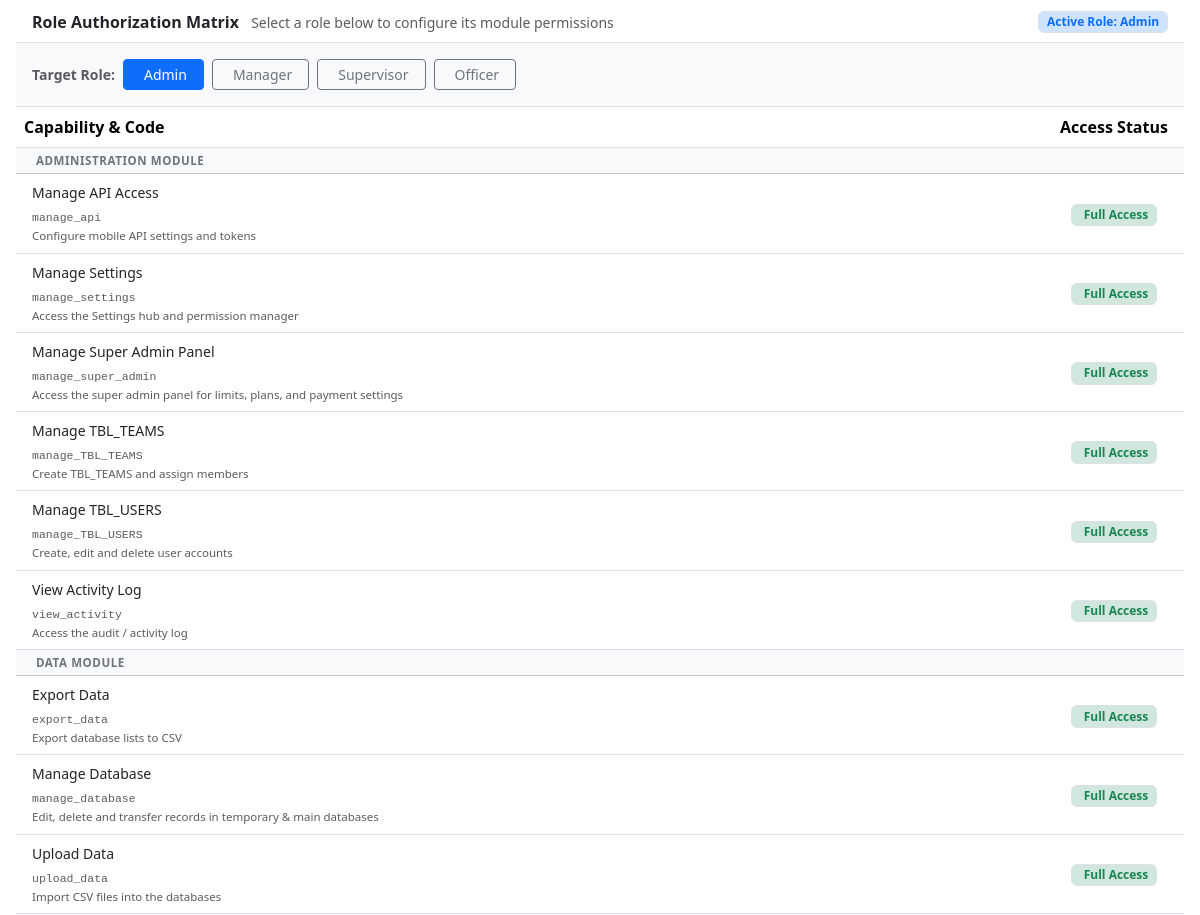
The app's page /modules/settings/permissions_manager.php (signed in, middle part), older data.
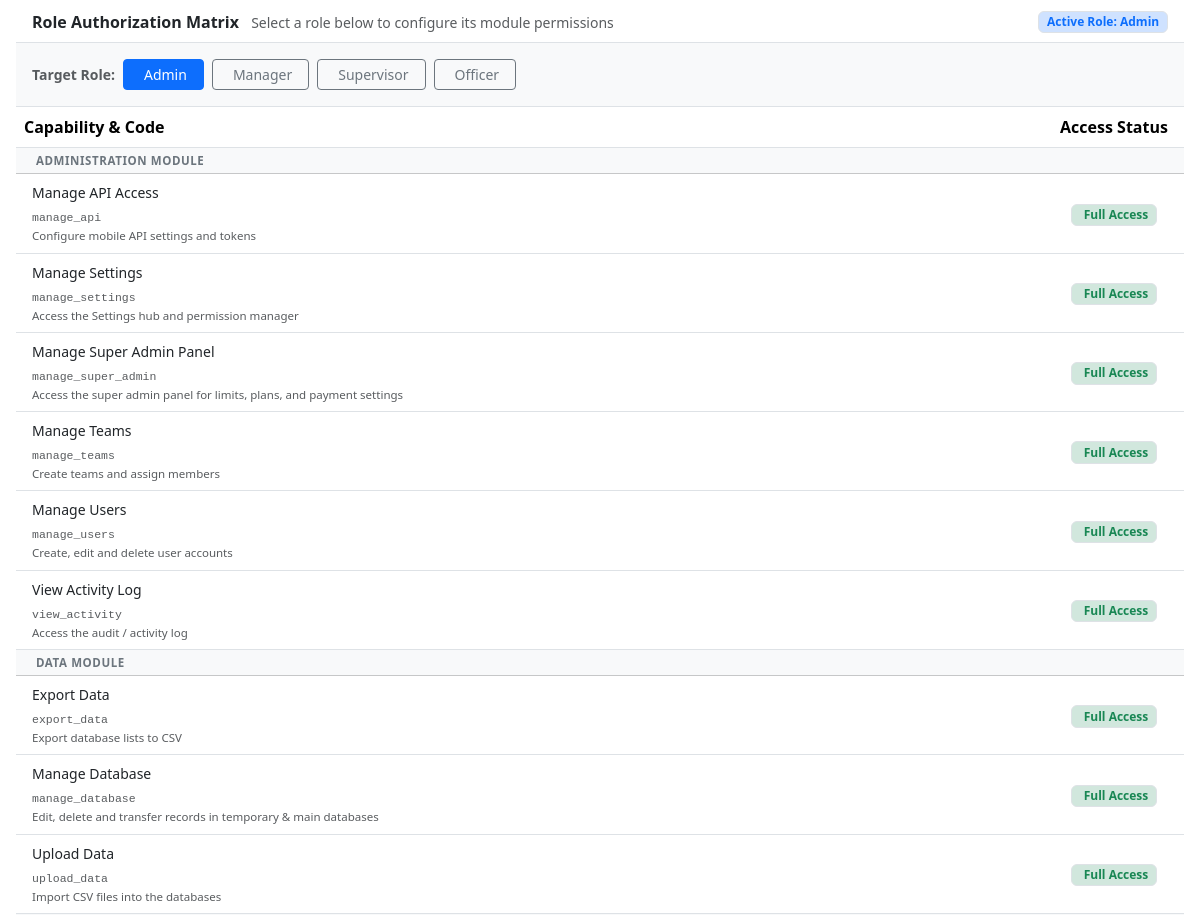
The same page, newer data.
### tables this page shows
CREATE TABLE IF NOT EXISTS `permissions` (
  `id` int(11) NOT NULL AUTO_INCREMENT,
  `permission_key` varchar(50) NOT NULL,
  `label` varchar(100) NOT NULL,
  `category` varchar(50) DEFAULT 'General',
  `description` text DEFAULT NULL,
  `is_system` tinyint(1) NOT NULL DEFAULT 0,
  `created_at` datetime DEFAULT current_timestamp(),
  PRIMARY KEY (`id`),
  UNIQUE KEY `permission_key` (`permission_key`)
);

### php_scripts/config.php (called while the page is built, shortened)
<?php
    if (!function_exists('tn')) {
        function tn(string $name): string {
            if (defined($name)) {
                $v = constant($name);
                if ($v !== '' && $v !== $name) return $v;
            }
            return $GLOBALS['__cn_tbl_override'][$name] ?? $name;
        }
    }
?>

### php_scripts/permissions.php (called while the page is built, shortened)
<?php
if (!function_exists('getTBL_PERMISSIONSeed')) {
    function getAllTBL_PERMISSIONS(mysqli $link): array {
        $out = [];
        $res = mysqli_query($link, "SELECT id, permission_key, label, category, description, is_system FROM " . tn('TBL_PERMISSIONS') . " ORDER BY category, label");
        if ($res) while ($r = mysqli_fetch_assoc($res)) $out[] = $r;
        return $out;
    }
    function getAllPermissions(mysqli $link): array {
        return getAllTBL_PERMISSIONS($link);
    }
    function getPermissionsByCategory(mysqli $link): array {
        return getTBL_PERMISSIONSByCategory($link);
    }
    function getTBL_PERMISSIONSByCategory(mysqli $link): array {
        $grouped = [];
        foreach (getAllTBL_PERMISSIONS($link) as $p) {
            $grouped[$p['category']][] = $p;
        }
        return $grouped;
    }
}

### modules/settings/permissions_manager.php (the view, shortened to what the changed rows need)
<?php
require_once __DIR__ . '/../../php_scripts/auth.php';
require_once __DIR__ . '/../../php_scripts/team_auth.php';
require_once __DIR__ . '/../../php_scripts/permissions.php';
$tab = $_GET['tab'] ?? 'role_perms';
$selectedRole = $_GET['role'] ?? null;
$allRoles = [];
$ar = mysqli_query($link, "SELECT r.*, (SELECT COUNT(*) FROM " . tn('TBL_USERS') . " WHERE ROLE = r.role_name AND ROLE != 'Super Admin') as user_count FROM " . tn('TBL_ROLES') . " r WHERE r.role_name != 'Super Admin' ORDER BY r.is_system DESC, r.id");
if ($ar) while ($a = mysqli_fetch_assoc($ar)) $allRoles[] = $a;
$allPermissions = getAllPermissions($link);
$permsByCat = getPermissionsByCategory($link);
if ($selectedRole === null && !empty($allRoles)) {
    $selectedRole = $allRoles[0]['role_name'];
}
$rolePerms = [];
if ($selectedRole) {
    $rp = mysqli_query($link, "SELECT permission_key, permission_value FROM " . tn('TBL_ROLE_PERMISSIONS') . " WHERE role = '" . mysqli_real_escape_string($link, $selectedRole) . "'");
    while ($rp && $row = mysqli_fetch_assoc($rp)) $rolePerms[$row['permission_key']] = (int)$row['permission_value'];
}
?>
<?php $pageTitle = 'Access Control - CallNow CRM'; include __DIR__ . '/../../php_scripts/header.php'; ?>
<div class="container-fluid px-3 py-3" style="max-width: 1200px;">
    <?php if ($tab === 'role_perms'): ?>
    <div class="crm-card">
        <div class="card-body p-0">
            <?php if ($selectedRole): ?>
            <form method="POST">
                <div class="table-responsive">
                    <table class="table crm-table align-middle mb-0">
                        <thead>
                            <tr>
                                <th style="min-width: 250px;">Capability &amp; Code</th>
                                <th style="width: 140px;" class="text-center">Access Status</th>
                            </tr>
                        </thead>
                        <tbody>
                            <?php foreach ($permsByCat as $cat => $plist): ?>
                                <tr class="table-light">
                                    <td colspan="2" class="fw-bold text-uppercase text-secondary py-1 px-3" style="font-size: 0.72rem; letter-spacing: 0.05em;">
                                        <i class="bi bi-folder2-open me-1"></i> <?= htmlspecialchars($cat) ?> Module
                                    </td>
                                </tr>
                                <?php foreach ($plist as $p): ?>
                                <tr>
                                    <td class="ps-3">
                                        <div class="fw-medium text-dark small"><?= htmlspecialchars($p['label']) ?></div>
                                        <code class="text-muted font-monospace" style="font-size: 0.72rem;"><?= htmlspecialchars($p['permission_key']) ?></code>
                                        <?php if (!empty($p['description'])): ?>
                                            <div class="text-muted" style="font-size: 0.72rem;"><?= htmlspecialchars($p['description']) ?></div>
                                        <?php endif; ?>
                                    </td>
                                    <td class="text-center">
                                        <?php if ($selectedRole === 'Admin'): ?>
                                            <span class="badge bg-success-subtle text-success border">
                                                <i class="bi bi-check-lg me-1"></i> Full Access
                                            </span>
                                        <?php else: ?>
                                            <div class="form-check form-switch d-inline-block">
                                                <input class="form-check-input" type="checkbox" name="perm_<?= $p['permission_key'] ?>" value="1" <?= ($rolePerms[$p['permission_key']] ?? 0) ? 'checked' : '' ?>>
                                            </div>
                                        <?php endif; ?>
                                    </td>
                                </tr>
                                <?php endforeach; ?>
                            <?php endforeach; ?>
                        </tbody>
                    </table>
                </div>
            </form>
            <?php endif; ?>
        </div>
    </div>
    <?php endif; ?>
</div>
<?php include __DIR__ . '/../../php_scripts/footer.php'; ?>

Row changes from the older to the newer data that the page shows:
changed permissions: label "Manage TBL_TEAMS" → "Manage Teams"; permission_key "manage_TBL_TEAMS" → "manage_teams"; description "Create TBL_TEAMS and assign members" → "Create teams and assign members"
changed permissions "Create, edit and delete user accounts": label "Manage TBL_USERS" → "Manage Users"; permission_key "manage_TBL_USERS" → "manage_users"
